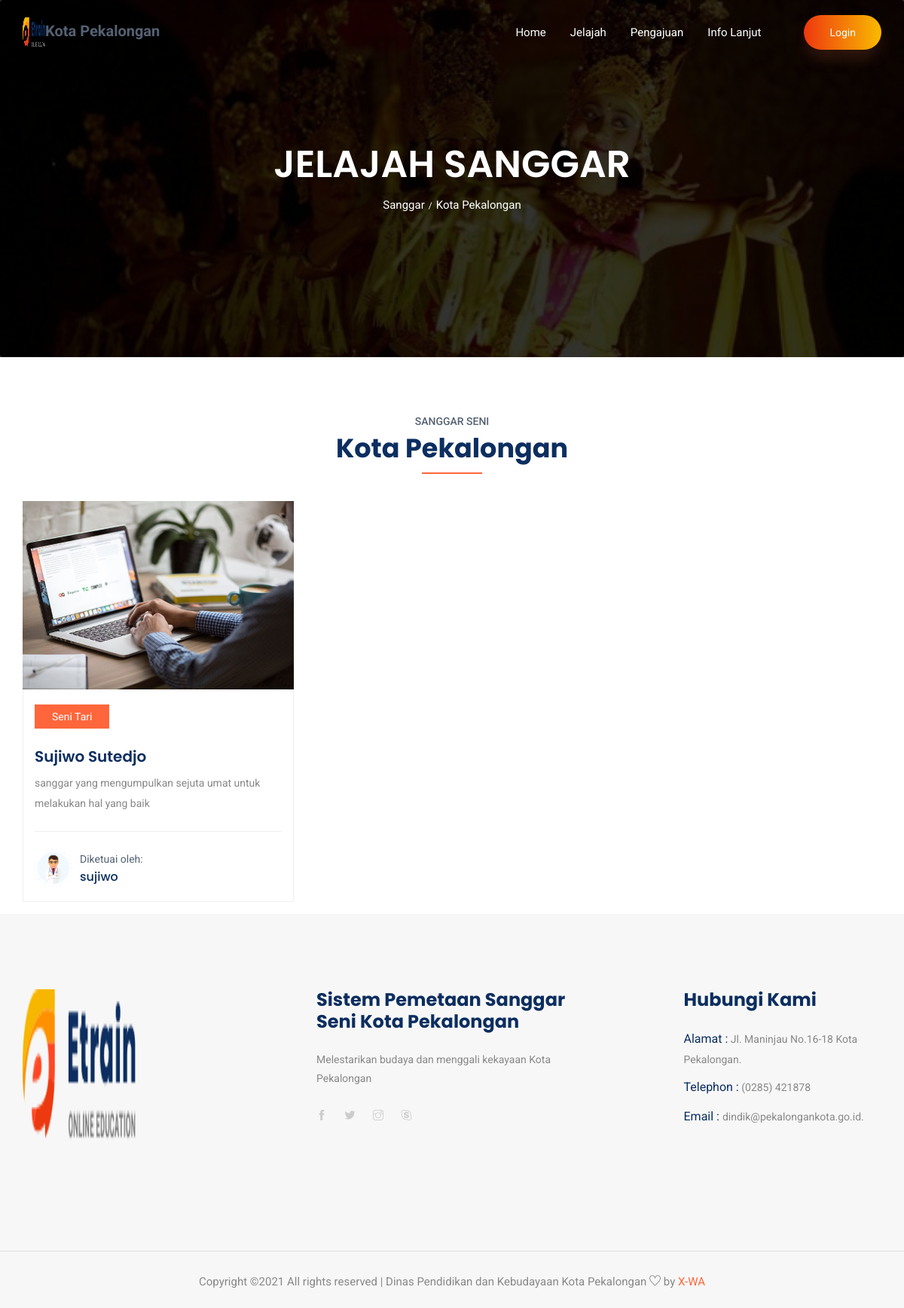
/index.php/user/jelajah, run on an earlier commit of the app's database.
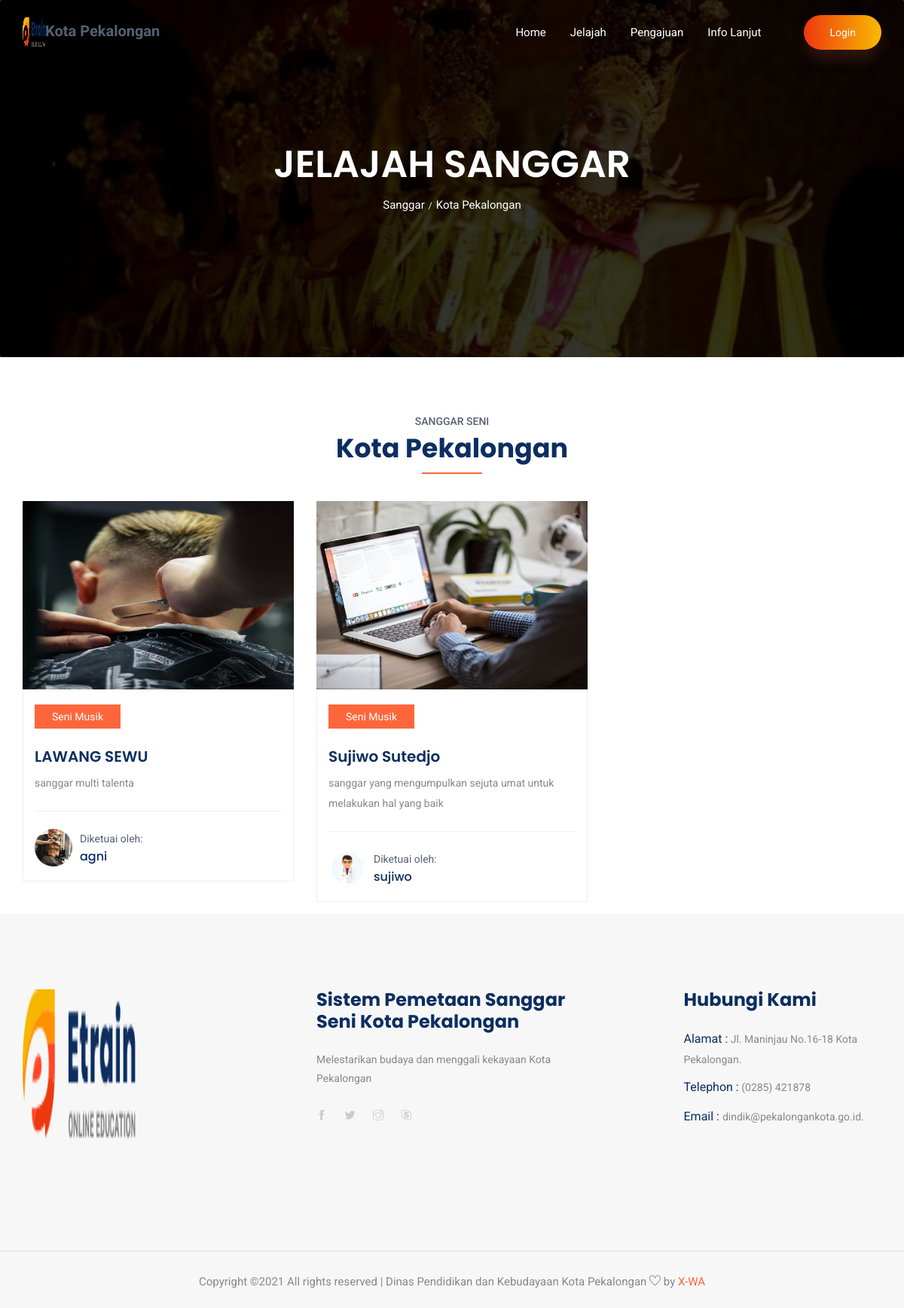
And on a later commit of the database.
### tables this page shows
CREATE TABLE `sanggar` (
  `id_sanggar` int(11) NOT NULL,
  `id_otomatis` varchar(11) NOT NULL,
  `nik` varchar(15) NOT NULL,
  `id_kategori` int(11) NOT NULL,
  `id_kelurahan` int(11) NOT NULL,
  `nama_sanggar` varchar(100) NOT NULL,
  `nama_ketua` varchar(40) NOT NULL,
  `email_ketua` varchar(50) NOT NULL,
  `rt` char(5) NOT NULL,
  `rw` char(5) NOT NULL,
  `longitude` varchar(30) NOT NULL,
  `latitude` varchar(30) NOT NULL,
  `ktp` varchar(30) NOT NULL,
  `berkas` varchar(30) NOT NULL,
  `foto` varchar(50) NOT NULL,
  `pesan` text NOT NULL,
  `status` int(11) NOT NULL,
  `password` varchar(100) NOT NULL,
  `foto_ketua` varchar(50) NOT NULL
);

CREATE TABLE `kategori` (
  `id_kategori` int(11) NOT NULL,
  `nama_kategori` varchar(30) NOT NULL,
  `icon` varchar(35) NOT NULL,
  `deskripsi` text NOT NULL
);

### application/controllers/User.php (called while the page is built, shortened)
<?php
class User extends CI_Controller {
	public function __construct(){
		$this->load->library('form_validation');
	}
	public function jelajah(){
		$data['nav'] = 'jelajah';
		$data['sanggar'] = $this->db->query("SELECT * FROM sanggar s join kategori k on k.id_kategori = s.id_kategori where s.status = 2 order by id_sanggar desc")->result();
		$this->load->view('user/template/header',$data);
		$this->load->view('user/sanggar');
		$this->load->view('user/template/footer');
	}
}

### index.php (called while the page is built, shortened)
<?php
require_once BASEPATH.'core/CodeIgniter.php';

### application/views/user/sanggar.php (the view, shortened to what this page needs)
    <section class="breadcrumb breadcrumb_bg">
        <div class="container">
            <div class="row">
                <div class="col-lg-12">
                    <div class="breadcrumb_iner text-center">
                        <div class="breadcrumb_iner_item">
                            <h2>JELAJAH SANGGAR</h2>
                            <p>Sanggar<span>/</span>Kota Pekalongan</p>
                        </div>
                    </div>
                </div>
            </div>
        </div>
    </section>
    <section class="special_cource padding_top mb-3">
        <div class="container">
            <div class="row justify-content-center">
                <div class="col-xl-5">
                    <div class="section_tittle text-center">
                        <p>Sanggar Seni</p>
                        <h2>Kota Pekalongan</h2>
                    </div>
                </div>
            </div>
            <div class="row">
                <?php foreach ($sanggar as $key => $value) {
                   ?>
                   <div class="col-sm-6 col-lg-4">
                    <div class="single_special_cource">
                        <img style="height: 250px; width: 100%" src="<?php echo base_url('upload/sanggar/') ?><?php echo $value->foto ?>" class="special_img" alt="">
                        <div class="special_cource_text">
                            <a href=" course-details.html" class="btn_4"><?php echo $value->nama_kategori ?></a>
                            <a href="<?php echo base_url('user/sanggar/'.$value->id_sanggar) ?>"><h3><?php echo $value->nama_sanggar ?></h3></a>
                            <p><?php echo $value->pesan ?></p>
                            <div class="author_info">
                                <div class="author_img">
                                    <img style="border-radius: 50%; height:50px; width: 50px" src="<?php echo base_url('upload/sanggar/') ?><?php echo $value->foto_ketua ?>" alt="">
                                    <div class="author_info_text">
                                        <p>Diketuai oleh:</p>
                                        <h5><a href=" #"><?php echo $value->nama_ketua ?></a></h5>
                                    </div>
                                </div>
                            </div>
                        </div>
                    </div>
                </div>
            <?php } ?>
        </div>
    </div>
</section>

### application/views/user/template/header.php (shortened to what this page needs)
<!doctype html>
<html lang="en">
<head>
    <link rel="stylesheet" href="<?php echo base_url('assets/pengguna/') ?>css/bootstrap.min.css">
    <link rel="stylesheet" href="<?php echo base_url('assets/pengguna/') ?>css/animate.css">
    <link rel="stylesheet" href="<?php echo base_url('assets/pengguna/') ?>css/owl.carousel.min.css">
    <link rel="stylesheet" href="<?php echo base_url('assets/pengguna/') ?>css/themify-icons.css">
    <link rel="stylesheet" href="<?php echo base_url('assets/pengguna/') ?>css/flaticon.css">
    <link rel="stylesheet" href="<?php echo base_url('assets/pengguna/') ?>css/magnific-popup.css">
    <link rel="stylesheet" href="<?php echo base_url('assets/pengguna/') ?>css/slick.css">
     <link rel="stylesheet" href="<?php echo base_url('assets/plugins/') ?>select2/css/select2.css">
    <link rel="stylesheet" href="<?php echo base_url('assets/pengguna/') ?>css/style.css">
</head>
<body>
    <?php if($nav == 'home'){
        ?>
        <header class="main_menu home_menu">
            <div class="container">
                <div class="row align-items-center">
                    <div class="col-lg-12">
                        <nav class="navbar navbar-expand-lg navbar-light">
                            <a class="navbar-brand" href= index.html" style="font-weight: bold; color: #556172"> <img style="width: 30px; height: 40px; margin-right: 7px" src="<?php echo base_url('upload/') ?>logo.png" alt="logo">Kota Pekalongan </a>
                            <button class="navbar-toggler" type="button" data-toggle="collapse"
                            data-target="#navbarSupportedContent" aria-controls="navbarSupportedContent"
                            aria-expanded="false" aria-label="Toggle navigation">
                            <span class="navbar-toggler-icon"></span>
                        </button>
                        <div class="collapse navbar-collapse main-menu-item justify-content-end"
                        id="navbarSupportedContent">
                        <ul class="navbar-nav align-items-center">
                            <li class="nav-item">
                                <a class="nav-link active" href= "<?php echo base_url('user') ?>">Home</a>
                            </li>
                            <li class="nav-item">
                                <a class="nav-link" href= "<?php echo base_url('user/jelajah') ?>">Jelajah</a>
                            </li>
                            <li class="nav-item">
                                <a class="nav-link" href="<?php echo base_url('user/pengajuan') ?>">Pengajuan</a>
                            </li>
                            <li class="nav-item">
                                <a class="nav-link" href= "<?php echo base_url('user/info_lanjut') ?>">Info Lanjut</a>
                            </li>
                            <li class="d-none d-lg-block">
                                <a class="btn_1" href="<?php echo base_url('auth') ?>">Login</a>
                            </li>
                        </ul>
                    </div>
                </nav>
            </div>
        </div>
    </div>
</header>
<?php }else{ ?>
    <header class="main_menu single_page_menu">
        <div class="container">
            <div class="row align-items-center">
                <div class="col-lg-12">
                    <nav class="navbar navbar-expand-lg navbar-light">
                        <a class="navbar-brand" href= index.html" style="font-weight: bold; color: #556172"> <img style="width: 30px; height: 40px" src="<?php echo base_url('upload/') ?>logo.png" alt="logo">Kota Pekalongan </a>
                    <div class="collapse navbar-collapse main-menu-item justify-content-end"
                    id="navbarSupportedContent">
                    <ul class="navbar-nav align-items-center">
                        <li class="nav-item">
                            <a class="nav-link" href= "<?php echo base_url('user') ?>">Home</a>
                        </li>
                        <li class="nav-item <?php echo $nav == 'jelajah' ? '' : '' ?>">
                            <a class="nav-link" href= "<?php echo base_url('user/jelajah') ?>">Jelajah</a>
                        </li>
                        <li class="nav-item <?php echo $nav == 'pengajuan' ? '' : '' ?>">
                            <a class="nav-link" href="<?php echo base_url('user/pengajuan') ?>">Pengajuan</a>
                        </li>
                        <li class="nav-item">
                            <a class="nav-link <?php echo $nav == 'info' ? '' : '' ?>" href="<?php echo base_url('user/info_lanjut') ?>">Info Lanjut</a>
                        </li>
                        <li class="d-none d-lg-block">
                            <a class="btn_1" href="<?php echo base_url('auth') ?>">Login</a>
                        </li>
                    </ul>
                </div>
            </nav>
        </div>
    </div>
</div>
</header>
<?php } ?>

### application/views/user/template/footer.php (shortened to what this page needs)
<footer class="footer-area">
  <div class="container">
    <div class="row justify-content-between">
      <div class="col-sm-6 col-md-4 col-xl-3">
        <div class="single-footer-widget footer_1">
          <a href=" index.html"> <img style="height: 200px; width: 150px" src="<?php echo base_url('upload/') ?>logo.png" alt=""> </a>
        </div>
      </div>
      <div class="col-sm-6 col-md-4 col-xl-4">
        <div class="single-footer-widget footer_2">
          <h4>Sistem Pemetaan Sanggar Seni Kota Pekalongan</h4>
          <p>Melestarikan budaya dan menggali kekayaan Kota Pekalongan
          </p>
          <div class="social_icon">
            <a href=" #"> <i class="ti-facebook"></i> </a>
            <a href=" #"> <i class="ti-twitter-alt"></i> </a>
            <a href=" #"> <i class="ti-instagram"></i> </a>
            <a href=" #"> <i class="ti-skype"></i> </a>
          </div>
        </div>
      </div>
      <div class="col-xl-3 col-sm-6 col-md-4">
        <div class="single-footer-widget footer_2">
          <h4>Hubungi Kami</h4>
          <div class="contact_info">
            <p><span> Alamat :</span> Jl. Maninjau No.16-18 Kota Pekalongan. </p>
            <p><span> Telephon :</span>  (0285) 421878</p>
            <p><span> Email : </span>dindik@pekalongankota.go.id. </p>
          </div>
        </div>
      </div>
    </div>
  </div>
  <div class="container-fluid">
    <div class="row">
      <div class="col-lg-12">
        <div class="copyright_part_text text-center">
          <div class="row">
            <div class="col-lg-12">
              <p class="footer-text m-0">
                Copyright &copy;<script>document.write(new Date().getFullYear());</script> All rights reserved | Dinas Pendidikan dan Kebudayaan Kota Pekalongan <i class="ti-heart" aria-hidden="true"></i> by <a href="e https://colorlib.com" target="_blank">X-WA</a>
                </p>
              </div>
            </div>
          </div>
        </div>
      </div>
    </div>
  </footer>
</body>
</html>

What changed in the data, as far as the page shows it:
now on this page (row edited): sanggar: foto (picture), id_kategori.nama_kategori "Seni Musik", nama_sanggar "LAWANG SEWU", pesan "sanggar multi talenta", foto_ketua (picture), nama_ketua "agni"
changed sanggar "Sujiwo Sutedjo": id_kategori.nama_kategori "Seni Tari" → "Seni Musik"
